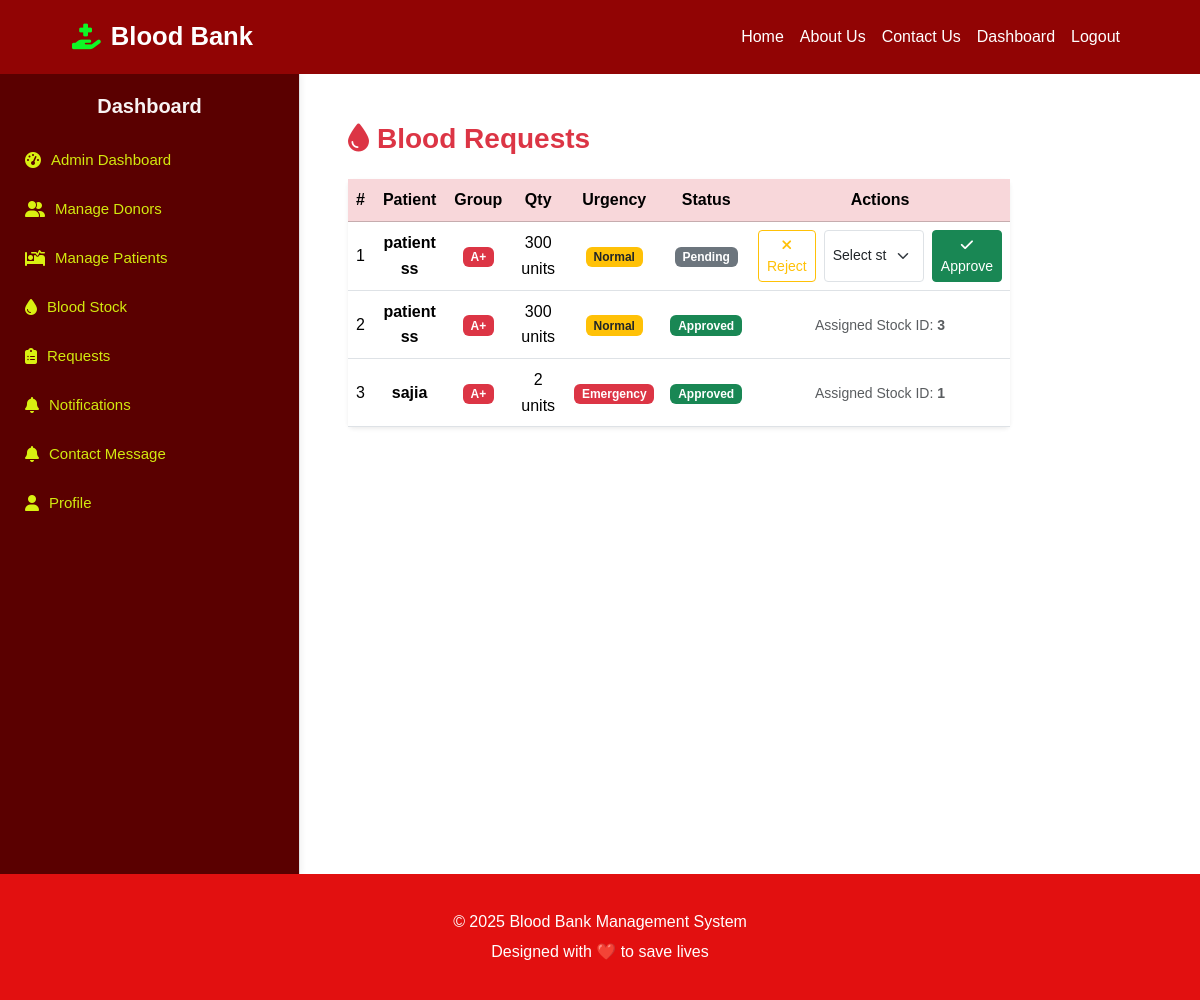
The app's page /admin/blood_requests.php (signed in) with its own data.
### tables this page shows
CREATE TABLE `blood_requests` (
  `id` int(11) NOT NULL,
  `patient_id` int(11) NOT NULL,
  `blood_group` enum('A+','A-','B+','B-','AB+','AB-','O+','O-') NOT NULL,
  `quantity` int(11) NOT NULL,
  `urgency` enum('normal','emergency') DEFAULT 'normal',
  `status` enum('pending','approved','rejected') DEFAULT 'pending',
  `assigned_stock_id` int(11) DEFAULT NULL,
  `created_at` timestamp NOT NULL DEFAULT current_timestamp(),
  `updated_at` timestamp NOT NULL DEFAULT current_timestamp() ON UPDATE current_timestamp()
);

CREATE TABLE `users` (
  `id` int(11) NOT NULL,
  `full_name` varchar(100) NOT NULL,
  `email` varchar(100) NOT NULL,
  `password` varchar(255) NOT NULL,
  `role` enum('admin','donor','patient') NOT NULL,
  `phone` varchar(20) DEFAULT NULL,
  `created_at` timestamp NOT NULL DEFAULT current_timestamp(),
  `updated_at` timestamp NOT NULL DEFAULT current_timestamp() ON UPDATE current_timestamp()
);

### functions.php (called while the page is built, shortened)
<?php
$base_url = "http://localhost/bms/";
?>
<?php
function isLoggedIn() {
    return isset($_SESSION['user_id']);
}
function e($str) {
    return htmlspecialchars(trim($str), ENT_QUOTES, 'UTF-8');
}
?>

### admin/blood_requests.php (the view, shortened to what this page needs)
<?php ob_start();
require_once __DIR__ ."/../sidebar.php";
$stmt = $conn->prepare("SELECT r.*, u.full_name AS patient_name FROM blood_requests r JOIN patients p ON r.patient_id=p.id JOIN users u ON p.user_id=u.id ORDER BY r.created_at DESC");
$stmt->execute(); $res = $stmt->get_result();
?>
<div class="col-md-9 col-lg-10 p-4">
  <div class="d-flex justify-content-between align-items-center mb-4">
    <h3 class="text-danger fw-bold mb-0">
      <i class="fas fa-tint me-2"></i>Blood Requests
    </h3>
  </div>
  <div class="card shadow-sm border-0">
    <div class="card-body p-0">
      <table class="table table-hover align-middle mb-0">
        <thead class="table-danger text-center">
          <tr>
            <th>#</th>
            <th>Patient</th>
            <th>Group</th>
            <th>Qty</th>
            <th>Urgency</th>
            <th>Status</th>
            <th style="width: 260px;">Actions</th>
          </tr>
        </thead>
        <tbody class="text-center">
          <?php $i=1; while($row=$res->fetch_assoc()): ?>
          <tr>
            <td><?= $i ?></td>
            <td class="fw-semibold"><?= e($row['patient_name']) ?></td>
            <td>
              <span class="badge bg-danger"><?= e($row['blood_group']) ?></span>
            </td>
            <td><?= e($row['quantity']) ?> units</td>
            <td>
              <?php if($row['urgency'] === 'emergency'): ?>
                <span class="badge bg-danger">Emergency</span>
              <?php else: ?>
                <span class="badge bg-warning text-dark">Normal</span>
              <?php endif; ?>
            </td>
            <td>
              <?php if($row['status'] === 'pending'): ?>
                <span class="badge bg-secondary">Pending</span>
              <?php elseif($row['status'] === 'approved'): ?>
                <span class="badge bg-success">Approved</span>
              <?php else: ?>
                <span class="badge bg-danger">Rejected</span>
              <?php endif; ?>
            </td>
            <td>
              <?php if($row['status'] === 'pending'): ?>
                <div class="d-flex justify-content-center">
                  <form method="GET" class="me-2">
                    <button class="btn btn-sm btn-outline-warning">
                      <i class="fas fa-times"></i> Reject
                    </button>
                  </form>
                  <form method="GET" class="d-flex">
                    <select name="stock_id" class="form-select form-select-sm me-2" required>
                      <option value="">Select stock</option>
                    </select>
                    <button class="btn btn-sm btn-success">
                      <i class="fas fa-check"></i> Approve
                    </button>
                  </form>
                </div>
              <?php elseif($row['status'] === 'approved'): ?>
                <small class="text-muted">Assigned Stock ID:
                  <span class="fw-bold"><?= e($row['assigned_stock_id']) ?></span>
                </small>
              <?php endif; ?>
            </td>
          </tr>
          <?php $i++; endwhile; ?>
        </tbody>
      </table>
    </div>
  </div>
</div>
              </div>
<?php include "../footer.php"; ob_end_flush();?>

### header.php (shortened to what this page needs)
<?php include_once "functions.php"; ?>
<!DOCTYPE html>
<html lang="en">
<head>
  <link href="https://cdn.jsdelivr.net/npm/bootstrap@5.3.3/dist/css/bootstrap.min.css" rel="stylesheet">
    <link rel="stylesheet" href="https://cdnjs.cloudflare.com/ajax/libs/font-awesome/6.4.0/css/all.min.css">
 <link href="https://cdnjs.cloudflare.com/ajax/libs/font-awesome/6.4.0/css/all.min.css" rel="stylesheet">
  <link href="https://cdn.jsdelivr.net/npm/bootstrap-icons@1.10.5/font/bootstrap-icons.css" rel="stylesheet">
</head>
<body>
<nav class="navbar navbar-expand-lg">
  <div class="container-fluid">
   <a href="<?=$base_url?>index.php" class="logo"><i class="fas fa-hand-holding-medical"></i> Blood Bank</a>
   <div class="collapse navbar-collapse">
      <ul class="navbar-nav ms-auto">
        <li><a class="nav-link" href="<?= $base_url?>index.php">Home</a></li>
        <li><a class="nav-link" href="<?= $base_url?>about.php">About Us</a></li>
        <li><a class="nav-link" href="<?= $base_url?>contact.php">Contact Us</a></li>
        <?php if(isLoggedIn()): ?>
        <?php
$baseURL = "http://localhost/bms/";
$role = $_SESSION['role'] ?? '';
if ($role == 'admin') {
    $dashboardLink = $baseURL . "admin/dashboard.php";
} elseif ($role == 'donor') {
    $dashboardLink = $baseURL . "donor/dashboard.php";
} elseif ($role == 'patient') {
    $dashboardLink = $baseURL . "patient/dashboard.php";
} else {
    $dashboardLink = $baseURL . "dashboard.php";
}
?>
          <li><a class="nav-link" href="<?php echo $dashboardLink; ?>">Dashboard</a></li>
          <li><a class="nav-link" href="<?= $base_url?>logout.php">Logout</a></li>
        <?php else: ?>
          <li><a class="nav-link" href="<?= $base_url?>login.php">Login</a></li>
          <li><a class="nav-link" href="<?= $base_url?>register.php">Register</a></li>
        <?php endif; ?>
      </ul>
    </div>
  </div>
</nav>

### sidebar.php (shortened to what this page needs)
<?php
include "header.php";
?>
<div class="container-fluid">
  <div class="row">
    <div class="col-md-3 sidebar">
      <h5 class="text-center">Dashboard</h5>
      <?php if($_SESSION['role'] == 'admin'): ?>
        <a href="<?= $base_url?>admin/dashboard.php" ><i class="fas fa-tachometer-alt"></i> Admin Dashboard</a>
        <a href="<?= $base_url?>admin/donors.php"><i class="fas fa-user-friends"></i> Manage Donors</a>
        <a href="<?= $base_url?>admin/patients.php"><i class="fas fa-procedures"></i> Manage Patients</a>
        <a href="<?= $base_url?>admin/blood_stock.php"><i class="fas fa-tint"></i> Blood Stock</a>
        <a href="<?= $base_url?>admin/blood_requests.php"><i class="fas fa-clipboard-list"></i> Requests</a>
        <a href="<?= $base_url?>admin/notifications.php"><i class="fas fa-bell"></i> Notifications</a>
         <a href="<?= $base_url?>admin/contact_messages.php"><i class="fas fa-bell"></i> Contact Message</a>
 <a href="<?= $base_url?>admin/profile.php"><i class="fas fa-user"></i> Profile</a>
        <?php endif; ?>
    </div>
    <div class="col-md-9 p-4">

### footer.php (shortened to what this page needs)
  <footer class="footer">
    <p>&copy; 2025 Blood Bank Management System</p>
    <p>Designed with ❤️ to save lives</p>
  </footer>
</body>
</html>

### header.php (style rules this page uses)
.navbar, .btn-danger { background-color: #910404ff!important; }
.navbar-brand, .nav-link, .btn-danger { color: white !important; }
.sidebar { height: 100vh; background-color: #f8d7da; padding-top: 20px; }
.sidebar a { display: block; padding: 10px; color: #6a0f0fff; text-decoration: none; }
* { margin:0; padding:0; box-sizing:border-box; font-family: 'Poppins', sans-serif; }
body { background:#fff; color:#333; line-height:1.6; overflow-x:hidden; }
.navbar { display:flex; justify-content:space-between; align-items:center; padding:1rem 5%; background:darkred; position:sticky; top:0; z-index:1000; }
.navbar .logo { color:#fff; font-size:1.6rem; font-weight:700; text-decoration:none; display:flex; align-items:center; }
.navbar .logo i { margin-right:10px; color: #0ef725ff; }
.footer { background: #e21010ff; color: #fff; text-align:center; padding:30px 20px; }
.footer p { margin:5px 0; }

### sidebar.php (style rules this page uses)
.sidebar { min-height: 100vh; background: #5a0000; border-right: 1px solid #dee2e6; padding: 20px 0; box-shadow: 2px 0 6px rgba(0,0,0,0.05); }
.sidebar h5 { font-weight: bold; color: #f8f3f3ff; margin-bottom: 20px; }
.sidebar a { display: flex; align-items: center; padding: 10px 15px; margin: 5px 10px; color: #d3e90fff; border-radius: 8px; transition: all 0.2s ease; font-size: 15px; }
.sidebar a i { margin-right: 10px; font-size: 16px; color: #d9f011ff; }

### records on screen
blood_requests: users.full_name "patient ss", blood_group "A+", quantity "300", urgency "Normal", status "Pending"
blood_requests: users.full_name "patient ss", blood_group "A+", quantity "300", urgency "Normal", status "Approved", assigned_stock "3"
blood_requests: users.full_name "sajia", blood_group "A+", quantity "2", urgency "Emergency", status "Approved", assigned_stock "1"
